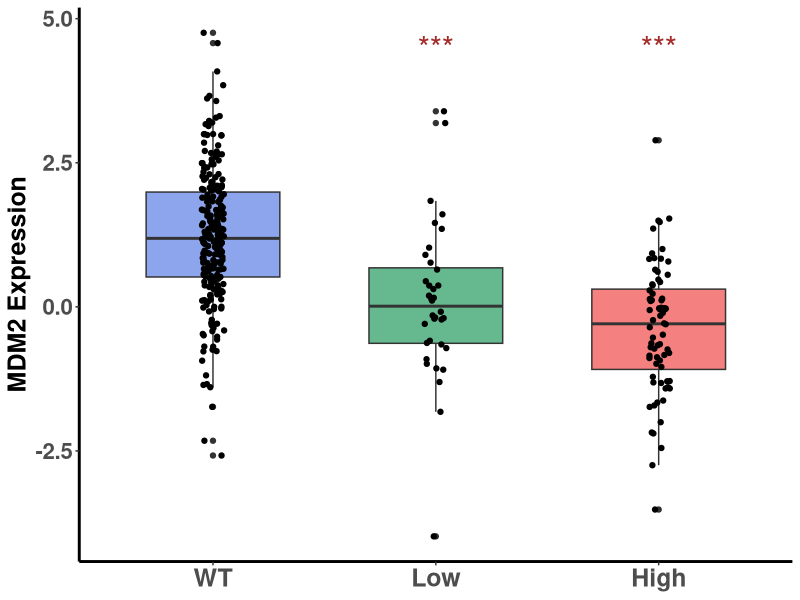
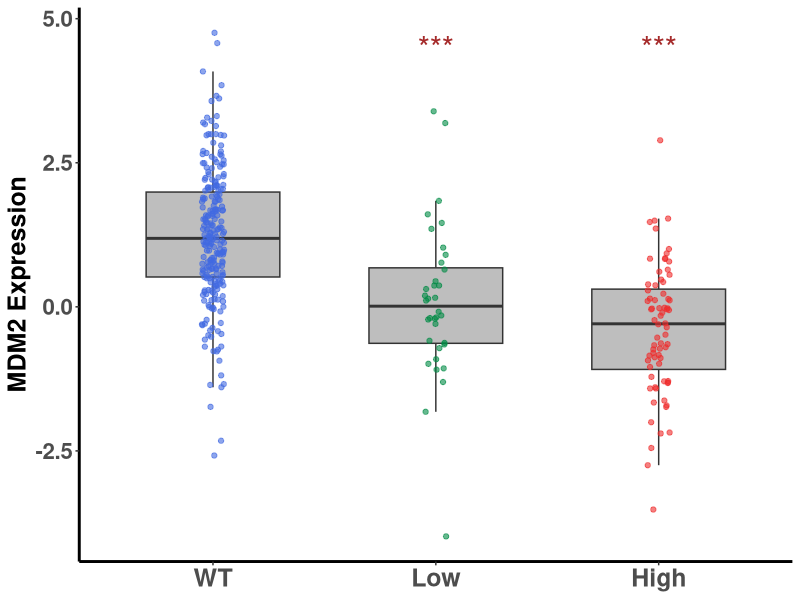

Write R code to recreate these figures, in order.
#Load appropriate libraries
library(readxl)
library(openxlsx)
library(RColorBrewer)
library(tidyverse)
library(reshape2)

#Set working directory 
setwd("/Users/pettya/Desktop/R Analysis")

#Create new TCGA patient table with MDM2 expression data
##Read in excel file with all TCGA patient data
endometrial <- read_xlsx("Final TCGA with p53 and RT annotation - R.xlsx", 1)

##Read in text file with TCGA patient MDM2 expression data and only keep patient ids and MDM2 expression
MDM2 <- read.delim("MDM2__mRNA_expression_z-scores_relative_to_normal_samples_(log_RNA_Seq_V2_RSEM).txt", header = TRUE, sep = "\t")
MDM2 <- MDM2[,c(2,4)]

##Merge full TCGA table with MDM2 expression table
endometrial_MDM2 <- merge(endometrial, MDM2, by= "Patient.ID")
names(endometrial_MDM2)[52] <- "MDM2_Expression"

##Create categorical VAF column from Allelic Frequency data and convert to ordered factor
endometrial_MDM2$VAF[endometrial_MDM2$Allele.Freq..T. <= 0.5] <- "Low"
endometrial_MDM2$VAF[endometrial_MDM2$Allele.Freq..T. > 0.5] <- "High"
endometrial_MDM2$VAF[endometrial_MDM2$`P53 Mut` == 0] <- "WT"
endometrial_MDM2$VAF <- factor(endometrial_MDM2$VAF, levels = c("WT", "Low", "High"))



#One-way ANOVA and Tukey's Multiple Comparisons stats on MDM2 expression versus VAF
MDM2_VAF <- aov(MDM2_Expression ~ VAF, endometrial_MDM2)
MDM2_MC <- TukeyHSD(MDM2_VAF)
summary(MDM2_VAF)
MDM2_MC



#Boxplot of MDM2 expression versus TP53 VAF (Figure 4E)
##Create colored boxplot with black dots
qb <- ggplot(endometrial_MDM2,  aes(x= VAF, y= MDM2_Expression)) + theme_classic() +
  labs(x= NULL, y= "MDM2 Expression") + theme(axis.title.y = element_text(size= 18, face= "bold")) + 
  theme(axis.text.x = element_text(size = 18, face= "bold"), axis.text.y = element_text(size = 16, face= "bold")) +
  theme(panel.grid.minor.y = element_blank(), legend.position = "none", axis.line = element_line(size= 1))
qb <- qb + geom_boxplot(aes(fill= VAF), width= 0.6) + 
      geom_jitter(width= 0.05) + scale_fill_manual(values= alpha(c("royalblue", "springgreen4", "firebrick2"), 0.6))

##Add significance stars to bars
qb <- qb + annotate("text", x= 2:3, y= 4.5, label= "***", size= 8, colour= "brown")  

##Print graph as jpeg file
jpeg("VAF vs MDM2 expression boxplot, box color.jpeg", width= 720, height= 720, units= "px", res= 150)
print(qb)

dev.off()

##Create gray boxplot with colored dots
qb <- ggplot(endometrial_MDM2,  aes(x= VAF, y= MDM2_Expression)) + theme_classic() +
  labs(x= NULL, y= "MDM2 Expression") + theme(axis.title.y = element_text(size= 18, face= "bold")) + 
  theme(axis.text.x = element_text(size = 18, face= "bold"), axis.text.y = element_text(size = 16, face= "bold")) +
  theme(panel.grid.minor.y = element_blank(), legend.position = "none", axis.line = element_line(size= 1))
qb <- qb + geom_boxplot(fill= "grey", width= 0.6, outlier.shape = NA) + 
  geom_jitter(aes(color= VAF), width= 0.05) + scale_color_manual(values= alpha(c("royalblue", "springgreen4", "firebrick2"), 0.6))
qb <- qb + annotate("text", x= 2:3, y= 4.5, label= "***", size= 8, colour= "brown")  

##Print graph as jpeg file
jpeg("VAF vs MDM2 expression boxplot, point color.jpeg", width= 720, height= 720, units= "px", res= 150)
print(qb)

dev.off()





